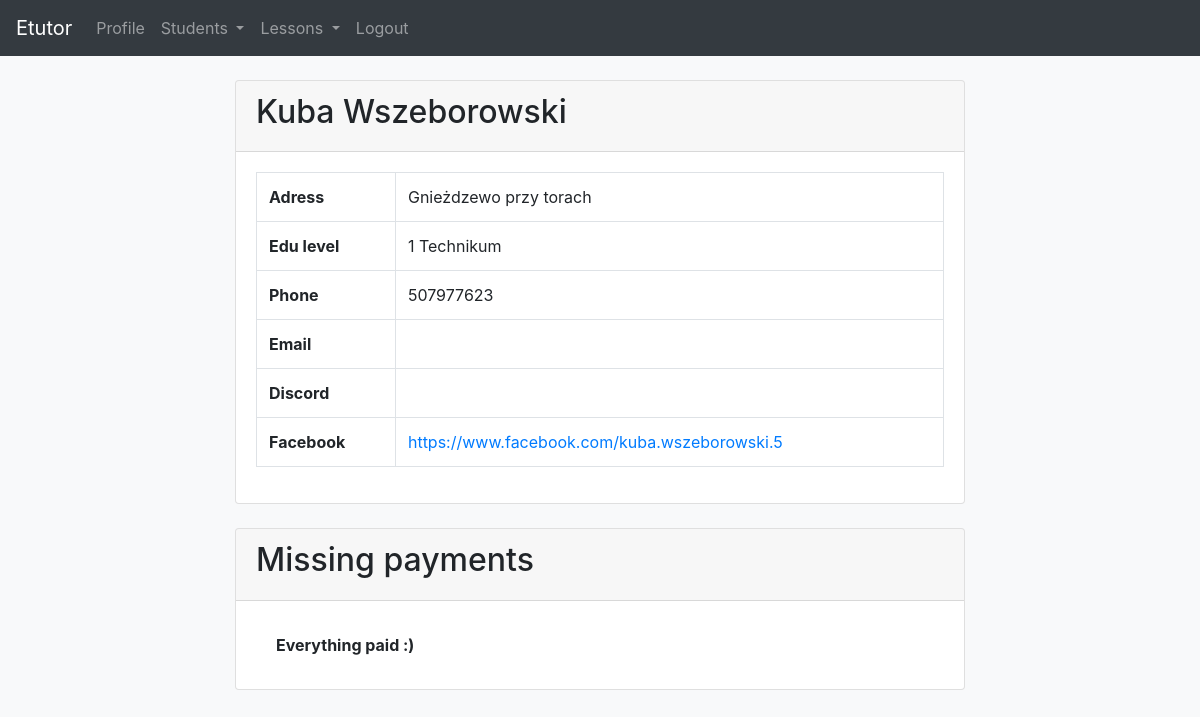
The app's page /students/52 (signed in) with its own data.
### app/models.py (models this page shows, shortened)
class Student(models.Model):
    first_name = models.CharField(max_length=50)
    last_name = models.CharField(max_length=50)
    address = models.CharField(max_length=100, blank=True)
    education_level = models.CharField(max_length=50, blank=True)
    phone_number = models.CharField(max_length=20, blank=True)
    email = models.EmailField(blank=True)
    discord_nick = models.CharField(max_length=50, blank=True)
    facebook_profile = models.CharField(max_length=150, blank=True)
    facebook_psid = models.CharField(max_length=50, blank=True)
    tutor = models.ForeignKey(Tutor, on_delete=models.CASCADE)
    def __str__(self):
        return f'{self.first_name.capitalize()} {self.last_name.capitalize()}'

### app/views.py (the view)
# urls.py: path('students/<int:pk>', views.StudentDetailView.as_view(),
@method_decorator(login_required, name='dispatch')
class StudentDetailView(DetailView):
    model = Student
    template_name = 'student_detail.html'
    def get_context_data(self, **kwargs):
        return super().get_context_data(
            lessons=self.object.lesson_set.all(),
            payments=get_student_missing_payment(self.object.payment_set.all()),
            total_missing_payment=get_total_student_missing_payment(
                self.object.payment_set),
        )

### app/reports.py (called while the page is built)
def get_student_missing_payment(queryset):
    return (queryset
            .filter(status=Payment.DUE)
            .annotate(missing_payment=Sum('amount')))

def get_total_student_missing_payment(queryset) -> int:
    return queryset.filter(status=Payment.DUE).aggregate(missing_payment=Sum('amount'))['missing_payment']

### templates/student_detail.html (shortened to what this page needs)
{% extends 'base.html' %}
{% block content %}
<div class="container">
  <div class="row justify-content-center">
    <div class="col-8">
      <div class="card mt-4">
        <div class="card-header">
          <h2>{{ student }}</h2>
        </div>
        <div class="card-body">
          <table class="table table-bordered">
            <tbody>
              <tr>
                <td><b>Adress</b></td>
                <td>{{ student.address }}</td>
              </tr>
              <tr>
                <td><b>Edu level</b></td>
                <td>{{ student.education_level }}</td>
              </tr>
              <tr>
                <td><b>Phone</b></td>
                <td>{{ student.phone_number }}</td>
              </tr>
              <tr>
                <td><b>Email</b></td>
                <td>{{ student.email }}</td>
              </tr>
              <tr>
                <td><b>Discord</b></td>
                <td>{{ student.discord_nick }}</td>
              </tr>
              <tr>
                <td><b>Facebook</b></td>
                <td><a href="{{ student.facebook_profile }}">{{ student.facebook_profile }}</a></td>
              </tr>
            </tbody>
          </table>
        </div>
      </div>
    </div>
    <div class="col-8">
      <div class="card mt-4 mb-4">
        <div class="card-header">
          <h2>Missing payments</h2>
        </div>
        <div class="card-body">
          {% if total_missing_payment %}
          <table class="table table-bordered">
            <thead>
              <tr>
                <th scope="col">#</th>
                <th scope="col">Lesson date</th>
                <th scope="col">Amount</th>
                <th scope="col">Action</th>
              </tr>
            </thead>
            <tbody>
              {% for payment in payments %}
              <tr>
                <th scope="row">{{ payment.id }}</th>
                <td>{{ payment.date }}</td>
                <td>{{ payment.amount }} zł</td>
                <td>
                  <form action="{% url 'change-payment-status' %}" method="post">
                    {% csrf_token %}
                    <input type="hidden" value="{{ request.path|urlencode }}" name="redirect_back_path">
                    <input type="hidden" value="{{ payment.id }}" name="id_payment">
                    <input type="submit" value="Submit">
                  </form>
                </td>
              </tr>
              {% endfor %}
            </tbody>
          </table>
          <ul class="list-group list-group-flush">
            <li class="list-group-item"><b>Total missing payment: {{total_missing_payment}} zł</b></li>
          </ul>
          {% else %}
          <ul class="list-group list-group-flush">
            <li class="list-group-item"><b>Everything paid :)</b></li>
          </ul>
          {% endif %}
        </div>
      </div>
    </div>
  </div>
</div>
{% endblock %}

### records on screen
Student: first_name+last_name "Kuba Wszeborowski", address "Gnieżdzewo przy torach", education_level "1 Technikum", phone_number "507977623", facebook_profile "https://www.facebook.com/kuba.wszeborowski.5"
